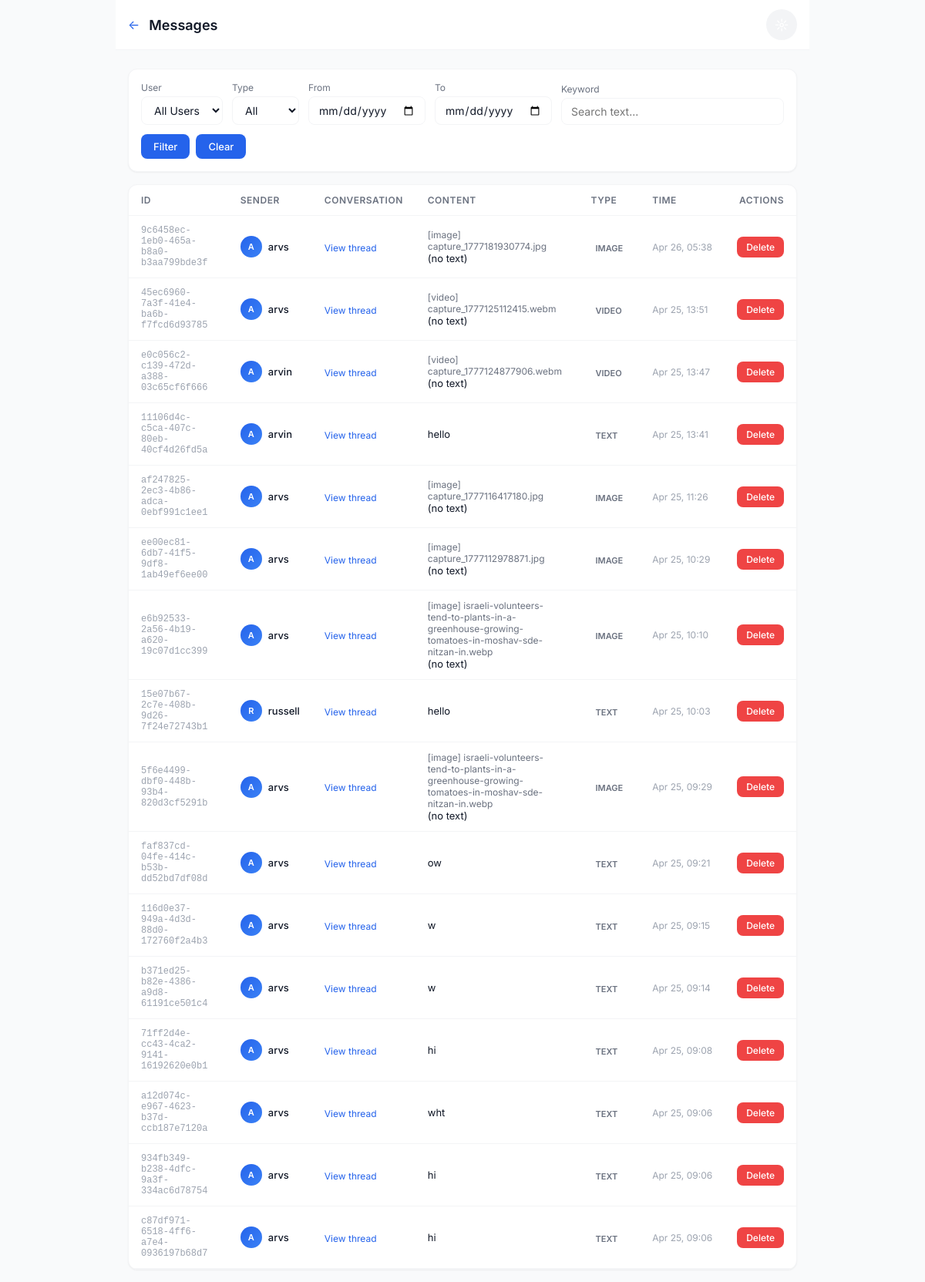
The page /chat/admin/messages/ (signed in) on the database its author committed.
### chat/models.py (models this page shows, shortened)
class Message(models.Model):
    id = models.UUIDField(primary_key=True, default=uuid.uuid4, editable=False)
    conversation = models.ForeignKey(Conversation, on_delete=models.CASCADE, related_name='messages')
    sender = models.ForeignKey(User, on_delete=models.CASCADE, related_name='sent_messages')
    text = models.TextField(blank=True)
    attachment = models.ForeignKey(Attachment, on_delete=models.CASCADE, null=True, blank=True)
    is_read = models.BooleanField(default=False)
    read_at = models.DateTimeField(null=True, blank=True)
    created_at = models.DateTimeField(auto_now_add=True)
    updated_at = models.DateTimeField(auto_now=True)
    is_deleted = models.BooleanField(default=False)
    deleted_for = models.ManyToManyField(User, related_name='deleted_messages', blank=True)
    is_view_once = models.BooleanField(default=False)
    view_once_consumed_by = models.ManyToManyField(
        User,
        related_name='consumed_view_once_messages',
        blank=True,
    )
    class Meta:
        db_table = 'chat_message'
        ordering = ['created_at']
        indexes = [
            models.Index(fields=['conversation', 'created_at']),
            models.Index(fields=['sender', 'created_at']),
        ]

class Attachment(models.Model):
    ATTACHMENT_TYPES = [
        ('image', 'Image'),
        ('video', 'Video'),
    ]
    id = models.UUIDField(primary_key=True, default=uuid.uuid4, editable=False)
    file = models.FileField(upload_to='attachments/%Y/%m/%d/')
    attachment_type = models.CharField(max_length=10, choices=ATTACHMENT_TYPES)
    filename = models.CharField(max_length=255)
    file_size = models.PositiveIntegerField()
    mime_type = models.CharField(max_length=100)
    created_at = models.DateTimeField(auto_now_add=True)
    class Meta:
        db_table = 'chat_attachment'

### chat/views_admin.py (the view, shortened to what this page needs)
# urls.py: path('admin/messages/', views_admin.admin_messages, name='admin_messages'),
@login_required
@user_passes_test(is_staff_or_admin, login_url='chat_list')
def admin_messages(request):
    messages_qs = Message.objects.filter(is_deleted=False).select_related(
        'sender', 'conversation', 'attachment'
    ).order_by('-created_at')
    user_filter = request.GET.get('user', '')
    date_from = request.GET.get('date_from', '')
    date_to = request.GET.get('date_to', '')
    if date_from:
        messages_qs = messages_qs.filter(created_at__date__gte=date_from)
    if date_to:
        messages_qs = messages_qs.filter(created_at__date__lte=date_to)
    msg_type = request.GET.get('type', '')
    if msg_type == 'text':
        messages_qs = messages_qs.filter(attachment__isnull=True)
    elif msg_type == 'image':
        messages_qs = messages_qs.filter(attachment__attachment_type='image')
    elif msg_type == 'video':
        messages_qs = messages_qs.filter(attachment__attachment_type='video')
    keyword = request.GET.get('keyword', '').strip()
    if keyword:
        messages_qs = messages_qs.filter(text__icontains=keyword)
    paginator = Paginator(messages_qs, 50)
    page_number = request.GET.get('page', 1)
    page_obj = paginator.get_page(page_number)
    users = User.objects.order_by('username')
    return render(request, 'chat/admin/messages.html', {
        'messages': page_obj,
        'users': users,
        'user_filter': user_filter,
        'date_from': date_from,
        'date_to': date_to,
        'msg_type': msg_type,
        'keyword': keyword,
        'is_admin': is_admin_only(request.user),
    })

### chat/views_admin.py (called while the page is built)
def is_staff_or_admin(user):
    if user.is_superuser:
        return True
    profile = getattr(user, 'profile', None)
    if profile and profile.role in ('staff', 'admin'):
        return True
    return user.is_staff

def is_admin_only(user):
    if user.is_superuser:
        return True
    profile = getattr(user, 'profile', None)
    if profile and profile.role == 'admin':
        return True
    return False

### chat/templates/chat/admin/messages.html (shortened to what this page needs)
{% extends 'chat/base.html' %}
{% block content %}
<div style="max-width: 900px; margin: 0 auto;">
    <div class="app-bar">
        <div style="display: flex; align-items: center; gap: 12px;">
            <a href="{% url 'admin_dashboard' %}" class="back-btn">&#8592;</a>
            <h1>Messages</h1>
        </div>
        <button class="theme-toggle" onclick="toggleTheme()">&#9788;</button>
    </div>
    <div class="container" style="padding-top: 24px;">
        <div class="card" style="padding: 16px; margin-bottom: 16px;">
            <form method="get" style="display: flex; flex-wrap: wrap; gap: 12px; align-items: flex-end;">
                <div>
                    <label style="font-size: 12px; color: var(--text-secondary); display: block; margin-bottom: 4px;">User</label>
                    <select name="user" style="padding: 8px 12px; border-radius: 8px; border: 1px solid var(--border-light); background: var(--surface); color: var(--text-primary); font-size: 14px;">
                        <option value="" {% if not user_filter %}selected{% endif %}>All Users</option>
                    </select>
                </div>
                <div>
                    <label style="font-size: 12px; color: var(--text-secondary); display: block; margin-bottom: 4px;">Type</label>
                    <select name="type" style="padding: 8px 12px; border-radius: 8px; border: 1px solid var(--border-light); background: var(--surface); color: var(--text-primary); font-size: 14px;">
                        <option value="" {% if not msg_type %}selected{% endif %}>All</option>
                    </select>
                </div>
                <div>
                    <label style="font-size: 12px; color: var(--text-secondary); display: block; margin-bottom: 4px;">From</label>
                    <input type="date" name="date_from" value="{{ date_from }}" style="padding: 8px 12px; border-radius: 8px; border: 1px solid var(--border-light); background: var(--surface); color: var(--text-primary); font-size: 14px;">
                </div>
                <div>
                    <label style="font-size: 12px; color: var(--text-secondary); display: block; margin-bottom: 4px;">To</label>
                    <input type="date" name="date_to" value="{{ date_to }}" style="padding: 8px 12px; border-radius: 8px; border: 1px solid var(--border-light); background: var(--surface); color: var(--text-primary); font-size: 14px;">
                </div>
                <div style="flex: 1; min-width: 200px;">
                    <label style="font-size: 12px; color: var(--text-secondary); display: block; margin-bottom: 4px;">Keyword</label>
                    <input type="text" name="keyword" value="{{ keyword }}" placeholder="Search text..." style="width: 100%; padding: 8px 12px; border-radius: 8px; border: 1px solid var(--border-light); background: var(--surface); color: var(--text-primary); font-size: 14px;">
                </div>
                <div style="display: flex; gap: 8px;">
                    <button type="submit" class="btn btn-primary" style="padding: 8px 16px; font-size: 13px;">Filter</button>
                    <a href="?" class="btn" style="padding: 8px 16px; font-size: 13px; text-decoration: none;">Clear</a>
                </div>
            </form>
        </div>
        <div class="card" style="overflow: auto;">
            <table style="width: 100%; border-collapse: collapse; font-size: 14px;">
                <thead>
                    <tr style="border-bottom: 1px solid var(--border-light);">
                        <th style="padding: 12px 16px; text-align: left; font-weight: 600; color: var(--text-secondary); font-size: 12px; text-transform: uppercase; letter-spacing: 0.5px;">ID</th>
                        <th style="padding: 12px 16px; text-align: left; font-weight: 600; color: var(--text-secondary); font-size: 12px; text-transform: uppercase; letter-spacing: 0.5px;">Sender</th>
                        <th style="padding: 12px 16px; text-align: left; font-weight: 600; color: var(--text-secondary); font-size: 12px; text-transform: uppercase; letter-spacing: 0.5px;">Conversation</th>
                        <th style="padding: 12px 16px; text-align: left; font-weight: 600; color: var(--text-secondary); font-size: 12px; text-transform: uppercase; letter-spacing: 0.5px;">Content</th>
                        <th style="padding: 12px 16px; text-align: left; font-weight: 600; color: var(--text-secondary); font-size: 12px; text-transform: uppercase; letter-spacing: 0.5px;">Type</th>
                        <th style="padding: 12px 16px; text-align: left; font-weight: 600; color: var(--text-secondary); font-size: 12px; text-transform: uppercase; letter-spacing: 0.5px;">Time</th>
                        <th style="padding: 12px 16px; text-align: right; font-weight: 600; color: var(--text-secondary); font-size: 12px; text-transform: uppercase; letter-spacing: 0.5px;">Actions</th>
                    </tr>
                </thead>
                <tbody>
                    {% for msg in messages %}
                    <tr style="border-bottom: 1px solid var(--border-light);" id="msg-row-{{ msg.id }}">
                        <td style="padding: 12px 16px; font-size: 12px; color: var(--text-muted); font-family: monospace;">{{ msg.id|slice:":8" }}</td>
                        <td style="padding: 12px 16px;">
                            <div style="display: flex; align-items: center; gap: 8px;">
                                <div class="avatar" style="width: 28px; height: 28px; font-size: 11px;">{{ msg.sender.username|first|upper }}</div>
                                <span style="font-weight: 500; font-size: 13px;">{{ msg.sender.username }}</span>
                            </div>
                        </td>
                        <td style="padding: 12px 16px;">
                            <a href="{% url 'admin_conversation_detail' msg.conversation.id %}" style="font-size: 12px; color: var(--primary);">View thread</a>
                        </td>
                        <td style="padding: 12px 16px; max-width: 300px;">
                            {% if msg.attachment %}
                            <span style="font-size: 12px; color: var(--text-secondary); display: flex; align-items: center; gap: 4px;">
                                [{{ msg.attachment.attachment_type }}] {{ msg.attachment.filename }}
                            </span>
                            {% endif %}
                            <div style="font-size: 13px; white-space: nowrap; overflow: hidden; text-overflow: ellipsis;">{{ msg.text|truncatechars:50|default:"(no text)" }}</div>
                        </td>
                        <td style="padding: 12px 16px;">
                            {% if msg.attachment %}
                            <span style="font-size: 11px; text-transform: uppercase; font-weight: 600; padding: 2px 6px; border-radius: 4px; background: var(--background); color: var(--text-secondary);">{{ msg.attachment.attachment_type }}</span>
                            {% else %}
                            <span style="font-size: 11px; text-transform: uppercase; font-weight: 600; padding: 2px 6px; border-radius: 4px; background: var(--background); color: var(--text-secondary);">Text</span>
                            {% endif %}
                        </td>
                        <td style="padding: 12px 16px; font-size: 12px; color: var(--text-muted); white-space: nowrap;">{{ msg.created_at|date:"M d, H:i" }}</td>
                        <td style="padding: 12px 16px; text-align: right;">
                            <button class="btn btn-danger" style="padding: 6px 12px; font-size: 12px;" data-msg-id="{{ msg.id }}" onclick="deleteMessage(this.dataset.msgId)">Delete</button>
                        </td>
                    </tr>
                    {% empty %}
                    <tr><td colspan="7" style="padding: 24px; text-align: center; color: var(--text-secondary);">No messages found</td></tr>
                    {% endfor %}
                </tbody>
            </table>
        </div>
    </div>
</div>
{% endblock %}

### rows shown on the page
Message: id "9c6458ec-1eb0-465a-b8a0-b3aa799bde3f", sender.username|first "A", sender.username "arvs", attachment.attachment_type "image", attachment.filename "capture_1777181930774.jpg", text "(no text)", attachment.attachment_type "IMAGE", created_at "Apr 26, 05:38"
Message: id "45ec6960-7a3f-41e4-ba6b-f7fcd6d93785", sender.username|first "A", sender.username "arvs", attachment.attachment_type "video", attachment.filename "capture_1777125112415.webm", text "(no text)", attachment.attachment_type "VIDEO", created_at "Apr 25, 13:51"
Message: id "e0c056c2-c139-472d-a388-03c65cf6f666", sender.username|first "A", sender.username "arvin", attachment.attachment_type "video", attachment.filename "capture_1777124877906.webm", text "(no text)", attachment.attachment_type "VIDEO", created_at "Apr 25, 13:47"
Message: id "11106d4c-c5ca-407c-80eb-40cf4d26fd5a", sender.username|first "A", sender.username "arvin", text "hello", shows "TEXT", created_at "Apr 25, 13:41"
Message: id "af247825-2ec3-4b86-adca-0ebf991c1ee1", sender.username|first "A", sender.username "arvs", attachment.attachment_type "image", attachment.filename "capture_1777116417180.jpg", text "(no text)", attachment.attachment_type "IMAGE", created_at "Apr 25, 11:26"
Message: id "ee00ec81-6db7-41f5-9df8-1ab49ef6ee00", sender.username|first "A", sender.username "arvs", attachment.attachment_type "image", attachment.filename "capture_1777112978871.jpg", text "(no text)", attachment.attachment_type "IMAGE", created_at "Apr 25, 10:29"
Message: id "e6b92533-2a56-4b19-a620-19c07d1cc399", sender.username|first "A", sender.username "arvs", attachment.attachment_type "image", attachment.filename "israeli-volunteers-tend-to-plants-in-a-greenhouse-growing-tomatoes-in-moshav-sde-nitzan-in.webp", text "(no text)", attachment.attachment_type "IMAGE", created_at "Apr 25, 10:10"
Message: id "15e07b67-2c7e-408b-9d26-7f24e72743b1", sender.username|first "R", sender.username "russell", text "hello", shows "TEXT", created_at "Apr 25, 10:03"
Message: id "5f6e4499-dbf0-448b-93b4-820d3cf5291b", sender.username|first "A", sender.username "arvs", attachment.attachment_type "image", attachment.filename "israeli-volunteers-tend-to-plants-in-a-greenhouse-growing-tomatoes-in-moshav-sde-nitzan-in.webp", text "(no text)", attachment.attachment_type "IMAGE", created_at "Apr 25, 09:29"
Message: id "faf837cd-04fe-414c-b53b-dd52bd7df08d", sender.username|first "A", sender.username "arvs", text "ow", shows "TEXT", created_at "Apr 25, 09:21"
Message: id "116d0e37-949a-4d3d-88d0-172760f2a4b3", sender.username|first "A", sender.username "arvs", text "w", shows "TEXT", created_at "Apr 25, 09:15"
Message: id "b371ed25-b82e-4386-a9d8-61191ce501c4", sender.username|first "A", sender.username "arvs", text "w", shows "TEXT", created_at "Apr 25, 09:14"
Message: id "71ff2d4e-cc43-4ca2-9141-16192620e0b1", sender.username|first "A", sender.username "arvs", text "hi", shows "TEXT", created_at "Apr 25, 09:08"
Message: id "a12d074c-e967-4623-b37d-ccb187e7120a", sender.username|first "A", sender.username "arvs", text "wht", shows "TEXT", created_at "Apr 25, 09:06"
Message: id "934fb349-b238-4dfc-9a3f-334ac6d78754", sender.username|first "A", sender.username "arvs", text "hi", shows "TEXT", created_at "Apr 25, 09:06"
Message: id "c87df971-6518-4ff6-a7e4-0936197b68d7", sender.username|first "A", sender.username "arvs", text "hi", shows "TEXT", created_at "Apr 25, 09:06"
